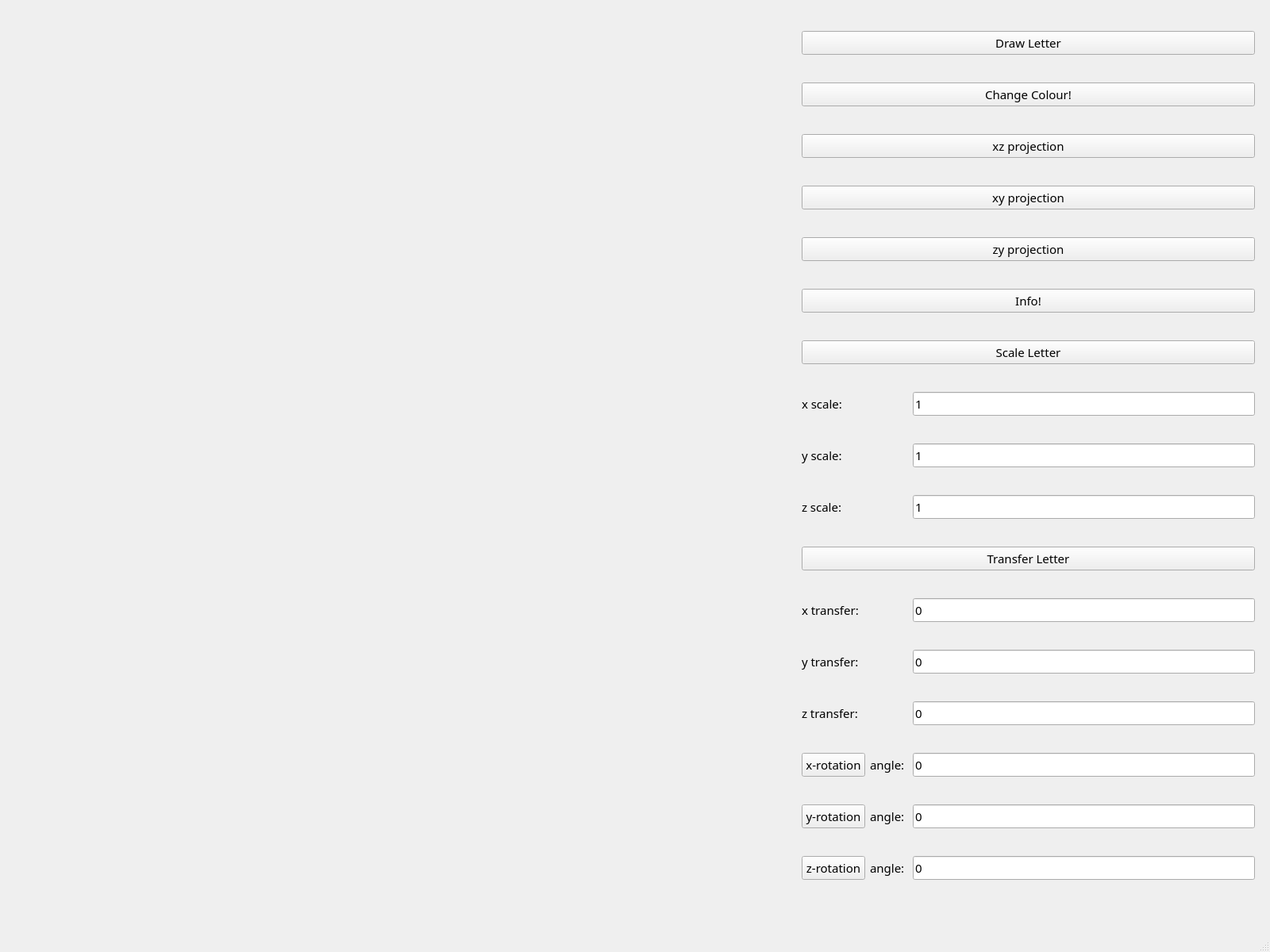
<?xml version="1.0" encoding="UTF-8"?>
<ui version="4.0">
 <class>MainWindow</class>
 <widget class="QMainWindow" name="MainWindow">
  <property name="geometry">
   <rect>
    <x>0</x>
    <y>0</y>
    <width>1600</width>
    <height>1200</height>
   </rect>
  </property>
  <property name="minimumSize">
   <size>
    <width>1600</width>
    <height>1200</height>
   </size>
  </property>
  <property name="maximumSize">
   <size>
    <width>1600</width>
    <height>1200</height>
   </size>
  </property>
  <property name="font">
   <font>
    <family>Cascadia Code</family>
    <pointsize>11</pointsize>
   </font>
  </property>
  <property name="windowTitle">
   <string>MainWindow</string>
  </property>
  <widget class="QWidget" name="centralwidget">
   <widget class="letter" name="widget" native="true">
    <property name="geometry">
     <rect>
      <x>10</x>
      <y>9</y>
      <width>961</width>
      <height>1181</height>
     </rect>
    </property>
   </widget>
   <widget class="QWidget" name="gridLayoutWidget">
    <property name="geometry">
     <rect>
      <x>1010</x>
      <y>10</y>
      <width>571</width>
      <height>1131</height>
     </rect>
    </property>
    <layout class="QGridLayout" name="gridLayout">
     <item row="18" column="0" colspan="2">
      <widget class="QLabel" name="label_2">
       <property name="text">
        <string>y scale:</string>
       </property>
      </widget>
     </item>
     <item row="26" column="2">
      <widget class="QLineEdit" name="lineEdit_7">
       <property name="text">
        <string>0</string>
       </property>
      </widget>
     </item>
     <item row="28" column="0">
      <widget class="QPushButton" name="pushButton_8">
       <property name="text">
        <string>z-rotation</string>
       </property>
      </widget>
     </item>
     <item row="17" column="0" colspan="2">
      <widget class="QLabel" name="label">
       <property name="text">
        <string>x scale:</string>
       </property>
      </widget>
     </item>
     <item row="27" column="2">
      <widget class="QLineEdit" name="lineEdit_8">
       <property name="text">
        <string>0</string>
       </property>
      </widget>
     </item>
     <item row="27" column="1">
      <widget class="QLabel" name="label_8">
       <property name="text">
        <string>angle: </string>
       </property>
      </widget>
     </item>
     <item row="24" column="2">
      <widget class="QLineEdit" name="lineEdit_6">
       <property name="text">
        <string>0</string>
       </property>
      </widget>
     </item>
     <item row="19" column="0" colspan="2">
      <widget class="QLabel" name="label_3">
       <property name="text">
        <string>z scale:</string>
       </property>
      </widget>
     </item>
     <item row="28" column="1">
      <widget class="QLabel" name="label_9">
       <property name="text">
        <string>angle:</string>
       </property>
      </widget>
     </item>
     <item row="18" column="2">
      <widget class="QLineEdit" name="lineEdit_2">
       <property name="text">
        <string>1</string>
       </property>
      </widget>
     </item>
     <item row="24" column="0" colspan="2">
      <widget class="QLabel" name="label_6">
       <property name="text">
        <string>z transfer:</string>
       </property>
      </widget>
     </item>
     <item row="22" column="0" colspan="2">
      <widget class="QLabel" name="label_4">
       <property name="text">
        <string>x transfer:</string>
       </property>
      </widget>
     </item>
     <item row="26" column="0">
      <widget class="QPushButton" name="pushButton_6">
       <property name="text">
        <string>x-rotation</string>
       </property>
      </widget>
     </item>
     <item row="0" column="0" colspan="3">
      <widget class="QPushButton" name="pushButton_9">
       <property name="text">
        <string>Draw Letter</string>
       </property>
      </widget>
     </item>
     <item row="17" column="2">
      <widget class="QLineEdit" name="lineEdit">
       <property name="text">
        <string>1</string>
       </property>
      </widget>
     </item>
     <item row="23" column="2">
      <widget class="QLineEdit" name="lineEdit_5">
       <property name="text">
        <string>0</string>
       </property>
      </widget>
     </item>
     <item row="12" column="0" colspan="3">
      <widget class="QPushButton" name="pushButton_11">
       <property name="text">
        <string>Info!</string>
       </property>
      </widget>
     </item>
     <item row="26" column="1">
      <widget class="QLabel" name="label_7">
       <property name="text">
        <string>angle:</string>
       </property>
      </widget>
     </item>
     <item row="19" column="2">
      <widget class="QLineEdit" name="lineEdit_3">
       <property name="text">
        <string>1</string>
       </property>
      </widget>
     </item>
     <item row="27" column="0">
      <widget class="QPushButton" name="pushButton_7">
       <property name="text">
        <string>y-rotation</string>
       </property>
      </widget>
     </item>
     <item row="23" column="0" colspan="2">
      <widget class="QLabel" name="label_5">
       <property name="text">
        <string>y transfer:</string>
       </property>
      </widget>
     </item>
     <item row="1" column="0" colspan="3">
      <widget class="QPushButton" name="pushButton_10">
       <property name="text">
        <string>Change Colour!</string>
       </property>
      </widget>
     </item>
     <item row="28" column="2">
      <widget class="QLineEdit" name="lineEdit_9">
       <property name="text">
        <string>0</string>
       </property>
      </widget>
     </item>
     <item row="13" column="0" colspan="3">
      <widget class="QPushButton" name="pushButton_4">
       <property name="text">
        <string>Scale Letter</string>
       </property>
      </widget>
     </item>
     <item row="22" column="2">
      <widget class="QLineEdit" name="lineEdit_4">
       <property name="text">
        <string>0</string>
       </property>
      </widget>
     </item>
     <item row="20" column="0" colspan="3">
      <widget class="QPushButton" name="pushButton_5">
       <property name="text">
        <string>Transfer Letter</string>
       </property>
      </widget>
     </item>
     <item row="4" column="0" colspan="3">
      <widget class="QPushButton" name="pushButton">
       <property name="text">
        <string>xy projection</string>
       </property>
      </widget>
     </item>
     <item row="2" column="0" colspan="3">
      <widget class="QPushButton" name="pushButton_2">
       <property name="text">
        <string>xz projection</string>
       </property>
      </widget>
     </item>
     <item row="11" column="0" colspan="3">
      <widget class="QPushButton" name="pushButton_3">
       <property name="text">
        <string>zy projection</string>
       </property>
      </widget>
     </item>
    </layout>
   </widget>
  </widget>
  <widget class="QMenuBar" name="menubar">
   <property name="geometry">
    <rect>
     <x>0</x>
     <y>0</y>
     <width>1600</width>
     <height>21</height>
    </rect>
   </property>
  </widget>
  <widget class="QStatusBar" name="statusbar"/>
 </widget>
 <customwidgets>
  <customwidget>
   <class>letter</class>
   <extends>QWidget</extends>
   <header>letter.h</header>
   <container>1</container>
  </customwidget>
 </customwidgets>
 <resources/>
 <connections/>
</ui>
